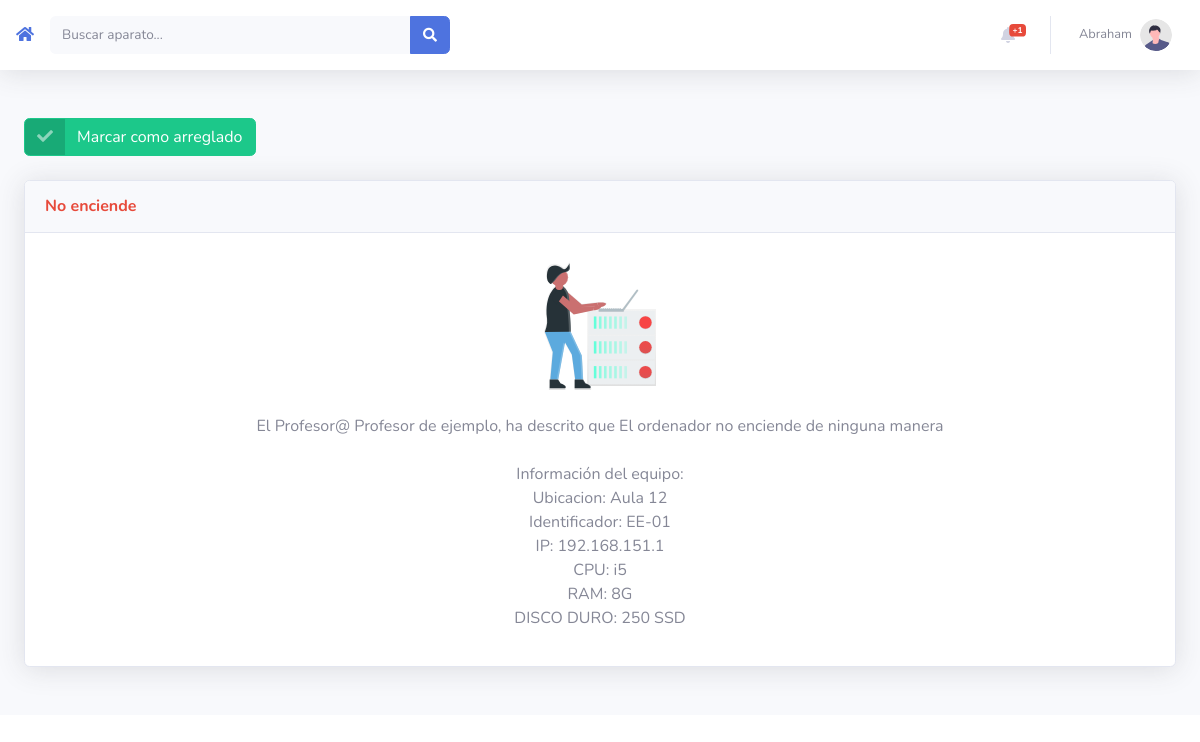
The app's page /ticket.php?t=2 (signed in) with its own data.
### tables this page shows
CREATE TABLE `tecnicos` (
  `id` bigint(20) UNSIGNED NOT NULL,
  `nombre` text NOT NULL,
  `apellidos` text NOT NULL,
  `telefono` text NOT NULL,
  `telegram` text NOT NULL,
  `mail` text NOT NULL,
  `clave` text NOT NULL,
  `user` text NOT NULL,
  `imagen` text NOT NULL
);

CREATE TABLE `ticket` (
  `id` bigint(20) UNSIGNED NOT NULL,
  `aparato` text NOT NULL,
  `usuario` text NOT NULL,
  `tipo_error` text NOT NULL,
  `descripcion` text NOT NULL,
  `tecnico` text NOT NULL,
  `fecha` text NOT NULL,
  `estado` text NOT NULL
);

CREATE TABLE `ordenadores` (
  `id` bigint(20) UNSIGNED NOT NULL,
  `nombre` text NOT NULL,
  `ip` text NOT NULL,
  `ubicacion` text NOT NULL,
  `last_status` text NOT NULL,
  `status_date` text NOT NULL,
  `icono` text NOT NULL,
  `tipo` text NOT NULL,
  `cpu` text NOT NULL,
  `ram` text NOT NULL,
  `disco` text NOT NULL
);

### ticket.php (the view, shortened to what this page needs)
<?
include('database.php');
$ticket = $_GET['t'];
$sql = "SELECT * FROM ticket WHERE id=$ticket";
$do = mysqli_query($link, $sql);
$info_ticket = mysqli_fetch_assoc($do);
?>
<!DOCTYPE html>
<html lang="en">
<head>
    <link href="vendor/fontawesome-free/css/all.min.css" rel="stylesheet" type="text/css">
    <link href="css/sb-admin-2.min.css" rel="stylesheet">
</head>
<body id="page-top">
    <div id="wrapper">
        <div id="content-wrapper" class="d-flex flex-column">
    <?include("topbar.php");?>
            <br>
            <div id="content">
                <div class="container-fluid">
                    <form action="" method="POST">
                        <?
                        if($info_ticket['estado'] != 'cerrado')
                        {
                            echo('<button href="#" class="btn btn-success btn-icon-split">
                            <span class="icon text-white-50">
                                <i class="fas fa-check"></i>
                            </span><input type="hidden" name="cerrar" value="1">
                            <span class="text">Marcar como arreglado</span>
                            </button>');
                        }
                        ?>
                    </form>
                    <div class="row">
                        <div class="col-lg-12 mb-4">
                            <div class="card shadow mb-4">
                                <div class="card-header py-3">
                                    <h6 class="m-0 font-weight-bold text-danger"><?echo $info_ticket['tipo_error']?></h6>
                                </div>
                                <div class="card-body">
                                    <div class="text-center">
                                        <img class="img-fluid px-1 px-sm-4 mt-2 mb-4" style="width: 10rem;"
                                        <?
                                        if($info_ticket["tipo_error"] = "288" && $info_ticket["descripcion"] == "ilitri paga el programa")
                                        {
                                            echo('src="https://assets.change.org/photos/0/cx/am/hBCXaMRcxdBgKdy-800x450-noPad.jpg?1512577144"');
                                        }else
                                        {
                                            echo('src="img/mantenimiento.svg"');
                                        }
                                        ?>
                                             alt="">
                                    </div>
                                    <p style="text-align: center;">El Profesor@ <?echo $info_ticket['usuario']?>, ha descrito que <?echo $info_ticket['descripcion']?><br><br>Información del equipo:<br>Ubicacion: <?echo $info_aparato['ubicacion']?><br>Identificador: <?echo $info_aparato['nombre']?><br>IP: <?echo $info_aparato['ip']?><br>CPU: <?echo $info_aparato['cpu']?><br>RAM: <?echo $info_aparato['ram']?><br>DISCO DURO: <?echo $info_aparato['disco']?></p>
                                </div>
                            </div>
                        </div>
                    </div>
                </div>
            </div>
        </div>
    </div>
</body>
</html>

### topbar.php (shortened to what this page needs)
<?
$user_id = $_SESSION["user_id"];
    $sql = "SELECT * FROM tecnicos WHERE id = $user_id";
    $search = mysqli_query($link, $sql);
    $user_info = mysqli_fetch_assoc($search);
?>
<nav class="navbar navbar-expand navbar-light bg-white topbar mb-4 static-top shadow">
<a href="index.php"><i class="fas fa-home"></i></a>
    <form method="get" action="index.php"
        class="d-none d-sm-inline-block form-inline mr-auto ml-md-3 my-2 my-md-0 mw-100 navbar-search">
        <div class="input-group">
            <input type="text" class="form-control bg-light border-0 small" placeholder="Buscar aparato..." value="<?php if(isset($_GET['b'])){echo $_GET['b'];}?>"
                aria-label="Search" name="b" aria-describedby="basic-addon2">
            <div class="input-group-append">
                <button class="btn btn-primary" type="submit">
                    <i class="fas fa-search fa-sm"></i>
                </button>
            </div>
        </div>
    </form>
    <ul class="navbar-nav ml-auto">
        <li class="nav-item dropdown no-arrow mx-1">
            <a class="nav-link dropdown-toggle" href="#" id="alertsDropdown" role="button"
                data-toggle="dropdown" aria-haspopup="true" aria-expanded="false">
                <i class="fas fa-bell fa-fw"></i>
                <?
                    $sql = "SELECT * FROM ticket WHERE tecnico = $user_id AND estado = 'pendiente'";
                    $conteo_tickets = 0;
                    if($ticket_bd = mysqli_query($link, $sql))
                    {
                        while($ticket = mysqli_fetch_assoc($ticket_bd)){
                            $conteo_tickets++;
                        }
                        if($conteo_tickets == 0)
                        {
                            echo '
                            </a>';
                        }else
                        {
                            echo '<span class="badge badge-danger badge-counter">+'.$conteo_tickets.'</span>
                    </a>';
                        }
                    }else
                    {
                        $conteo_tickets = 0;
                        echo '
                    </a>';
                    }
                ?>
                <?
                if($conteo_tickets > 0)
                {
                    $sql = "SELECT * FROM ticket WHERE tecnico = $user_id";
                    $ticket_bd = mysqli_query($link, $sql);
                    while($ticket = mysqli_fetch_assoc($ticket_bd))
                    {
                        $aparato = $ticket["aparato"];
                            $sql = "SELECT * FROM ordenadores WHERE id = $aparato";
                            $do = mysqli_query($link, $sql);
                            $info_aparato = mysqli_fetch_assoc($do);
                    }
                }
                ?>
        </li>
        <li class="nav-item dropdown no-arrow">
            <a class="nav-link dropdown-toggle" href="#" id="userDropdown" role="button"
                data-toggle="dropdown" aria-haspopup="true" aria-expanded="false">
                <span class="mr-2 d-none d-lg-inline text-gray-600 small"><? echo $user_info["nombre"]?></span>
                <img class="img-profile rounded-circle"
                    src="img/undraw_profile.svg">
            </a>
        </li>
    </ul>
</nav>

### records on screen
tecnicos: nombre "Abraham"
ticket: tipo_error "No enciende", usuario "Profesor de ejemplo", descripcion "El ordenador no enciende de ninguna manera"
ordenadores: ubicacion "Aula 12", nombre "EE-01", ip "192.168.151.1", cpu "i5", ram "8G", disco "250 SSD"

### other values on screen
$conteo_tickets "1"
